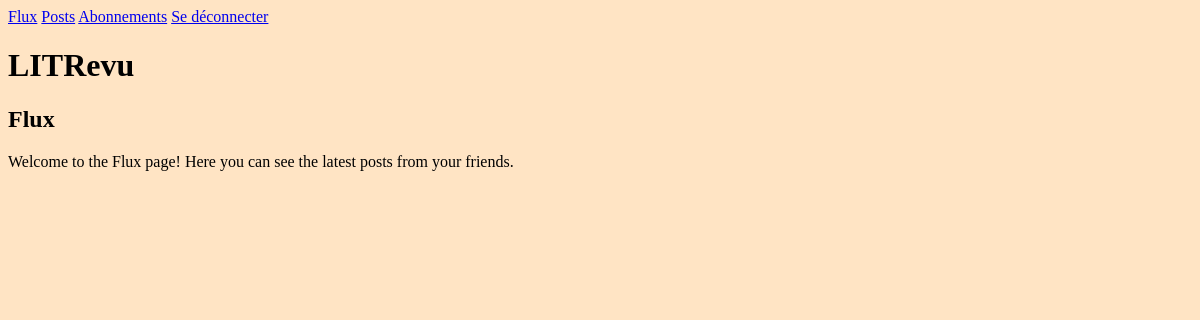
Before: /flux/home/ (signed in) with the older database file.
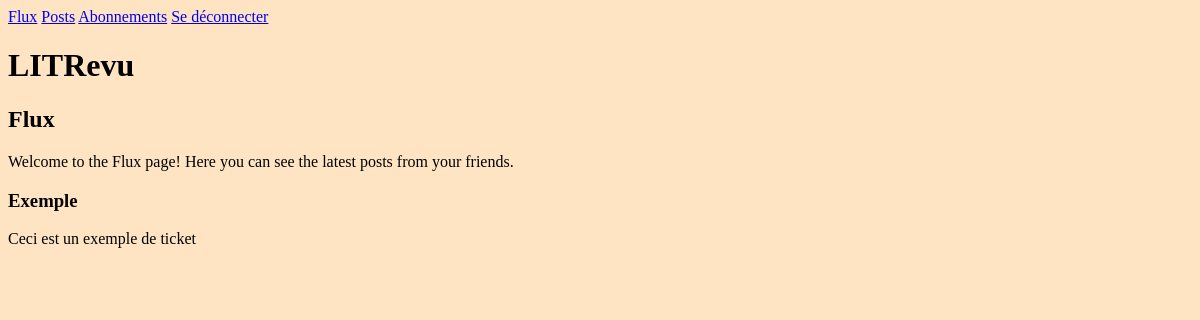
After: the same page with the newer database file.
### flux/models.py (models this page shows)
class Ticket(models.Model):
    title = models.CharField(max_length=128)
    description = models.CharField(max_length=8192)
    image = models.ForeignKey('Photo', on_delete=models.SET_NULL, null=True, blank=True)
    author = models.ForeignKey(settings.AUTH_USER_MODEL, on_delete=models.CASCADE)
    date_created = models.DateTimeField(auto_now_add=True)

### flux/views.py (the view)
# urls.py: path('home/', views.HomePage.as_view(), name='home'),
class HomePage(LoginRequiredMixin, View):
    template_name = 'flux/home.html'
    def get(self, request):
        tickets = models.Ticket.objects.all()
        return render(request, self.template_name, context={'tickets': tickets})

### flux/templates/flux/home.html (shortened to what this page needs)
{% extends 'base.html' %}
{% block content %}
    <h2>Flux</h2>
    <p>Welcome to the Flux page! Here you can see the latest posts from your friends.</p>
    {% for ticket in tickets %}
        <div class="ticket">
            <h3>{{ ticket.title }}</h3>
            <p>{{ ticket.description }}</p>
        </div>
    {% endfor %}
{% endblock %}

### templates/base.html (shortened to what this page needs)
{% load static %}
<html lang="en">
    <head>
        <link rel="stylesheet" href="{% static 'styles.css' %}" />
    </head>
    <body>
        {% if user.is_authenticated %}
        <nav>
            <a href="{% url 'flux:home' %}">Flux</a>
            <a href="{% url 'flux:posts' %}">Posts</a>
            <a href="{% url 'flux:subscriptions' %}">Abonnements</a>
            <a href="{% url 'authentication:logout' %}">Se déconnecter</a>
        </nav>
        {% endif %}
        <h1>LITRevu</h1>
        {% block content %}
        {% endblock %}
    </body>
</html>

### static/styles.css (style rules this page uses)
body { background-color: bisque; }

Changed rows visible on the page:
added Ticket: title "Exemple", description "Ceci est un exemple de ticket"
